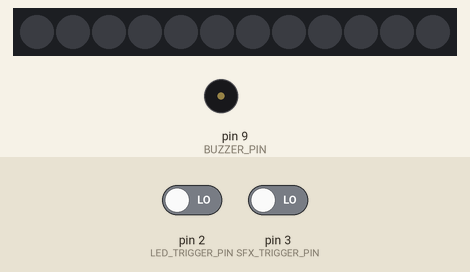
The sketch below on a simulated Arduino Uno, built with avr-gcc and run on an emulated ATmega328P. On the bench: 12 RGB LEDs in strip order, left to right, buzzer (waves = sounding). Inputs (shaded band) come from the test bench; at power-on: pin 2 (LED_TRIGGER_PIN) LOW, pin 3 (SFX_TRIGGER_PIN) LOW. Dim RGB values are drawn brighter than linear.

Above: at 1.2 s.
1.3 s: pin 2 (LED_TRIGGER_PIN) driven HIGH
At 1.48 s:
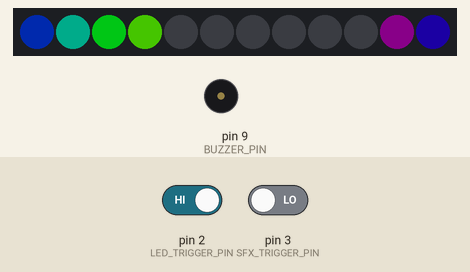
3.7 s: pin 3 (SFX_TRIGGER_PIN) driven HIGH
At 3.96 s:
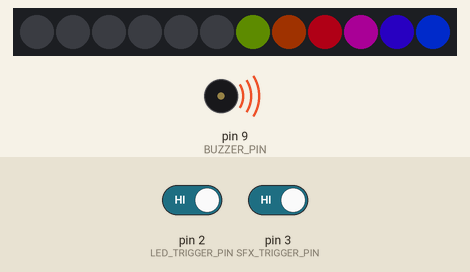
6.2 s: pin 3 (SFX_TRIGGER_PIN) driven LOW
At 6.38 s:
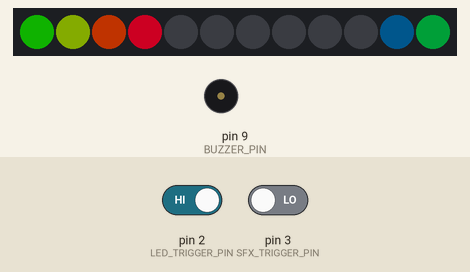
8.6 s: pin 3 (SFX_TRIGGER_PIN) driven HIGH
At 8.87 s:
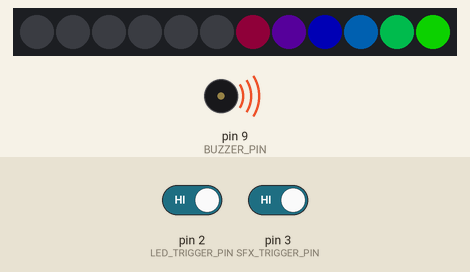
11.1 s: pin 3 (SFX_TRIGGER_PIN) driven LOW
At 11.29 s:
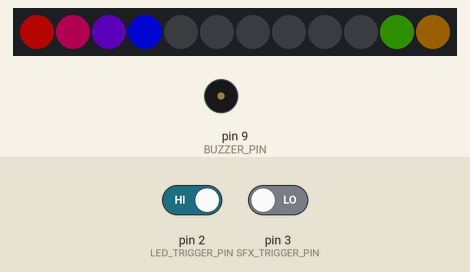
13.5 s: pin 3 (SFX_TRIGGER_PIN) driven HIGH
At 13.77 s:
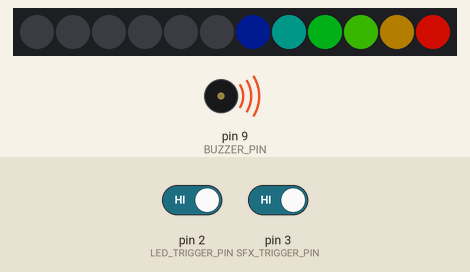
Timing chart, 0 to 19.3 s (numbered marks = the images above; inputs shaded):
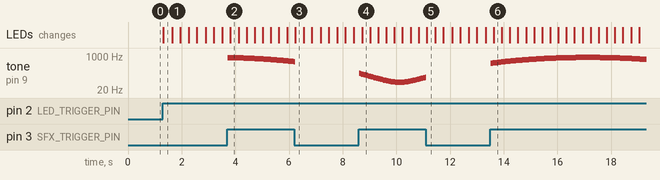

Measured:
- after the input at 1.3 s, the LEDs: change at once (image 1)
- after the input at 3.7 s, tone on pin 9 (BUZZER_PIN): plays 834 Hz for 0.02 s, 834 Hz for 0.02 s, 832 Hz for 0.02 s, 830 Hz for 0.02 s, 828 Hz for 0.02 s, 828 Hz for 0.02 s … (92 notes in this stretch), starting at once
- after the input at 6.2 s, tone on pin 9 (BUZZER_PIN): goes on until 6.2 s, then stays silent
- after the input at 8.6 s, tone on pin 9 (BUZZER_PIN): plays 134 Hz for 0.02 s, 134 Hz for 0.02 s, 130 Hz for 0.02 s, 126 Hz for 0.02 s, 122 Hz for 0.02 s, 122 Hz for 0.02 s … (91 notes in this stretch), starting at once
- after the input at 11.1 s, tone on pin 9 (BUZZER_PIN): stops changing and stays silent
- after the input at 13.5 s, tone on pin 9 (BUZZER_PIN): plays 436 Hz for 0.02 s, 436 Hz for 0.02 s, 443 Hz for 0.02 s, 450 Hz for 0.02 s, 456 Hz for 0.02 s, 456 Hz for 0.02 s … (212 notes in this stretch), starting at once

The sketch:

hairminator.ino
```cpp
#include <Adafruit_NeoPixel.h>

#define BUZZER_PIN          9

#define LED_TRIGGER_PIN     2
#define SFX_TRIGGER_PIN     3

#define STRIP_PIN           6
#define NUM_LEDS            12

#define PI                  3.1415926535897932384626433832795
#define HALF_PI             1.5707963267948966192313216916398
#define TWO_PI              6.283185307179586476925286766559
#define DEG_TO_RAD          0.017453292519943295769236907684886
#define RAD_TO_DEG          57.295779513082320876798154814105

#define LOOP_DELAY          25
#define BUZZ_TIME           15

#define MIN_FREQ            50
#define MAX_FREQ            800
#define FREQ_FACTOR         0.7
#define BASE_BRIGHTNESS     0.5

Adafruit_NeoPixel strip = Adafruit_NeoPixel(NUM_LEDS, STRIP_PIN, NEO_GRB + NEO_KHZ800);


uint32_t i = 12; // Start at twelwe for simplicity, which lets us clear "previous" pixel right away

void setup() {
  pinMode(LED_TRIGGER_PIN, INPUT);
  pinMode(SFX_TRIGGER_PIN, INPUT);
  pinMode (BUZZER_PIN, OUTPUT) ;// set the digital IO pin mode, OUTPUT out of Wen
  strip.begin();

}

bool sholdBurnLeds() {
  return digitalRead(LED_TRIGGER_PIN) != LOW;
}

bool shouldPlaySound() {
 return digitalRead(SFX_TRIGGER_PIN) != LOW;
}

void loop() {
  uint8_t numPixels = 6;

  if (sholdBurnLeds()) {
    for (uint8_t p = 0; p < numPixels; p++) {
      float brightness = BASE_BRIGHTNESS * (numPixels - p) / (float)numPixels;

      strip.setPixelColor(getPixel(i - p), Wheel((i + p * (360 / 12)) % 255, brightness));
      strip.setPixelColor(getPixel(i - p - numPixels), 0); // Clear previous values "behind"
    }
  } else {
    // Clear all values
    for (uint8_t p = 0; p < strip.numPixels(); p++) {
      strip.setPixelColor(p, 0);
    }
  }
  strip.show();

  if (shouldPlaySound()) {
    float frequencySin = sin((round(i * FREQ_FACTOR) % 360) * DEG_TO_RAD);
    int frequency = MIN_FREQ + (frequencySin + 1) * 0.5 * MAX_FREQ;
    tone(BUZZER_PIN, frequency, BUZZ_TIME);
  }

  delay(LOOP_DELAY);

  i++;
}

uint16_t getPixel(uint32_t i) {
  uint16_t maxValue = strip.numPixels();
  return i % maxValue;
}

// Input a value 0 to 255 to get a color value.
// The colours are a transition r - g - b - back to r.
uint32_t Wheel(byte WheelPos, float brightness) {
  WheelPos = 255 - WheelPos;
  if(WheelPos < 85) {
    return strip.Color(brightness * (255 - WheelPos * 3), 0, brightness * WheelPos * 3);
  }
  if(WheelPos < 170) {
    WheelPos -= 85;
    return strip.Color(0, brightness * WheelPos * 3, brightness * (255 - WheelPos * 3));
  }
  WheelPos -= 170;
  return strip.Color(brightness * WheelPos * 3, brightness * (255 - WheelPos * 3), 0);
}
```
